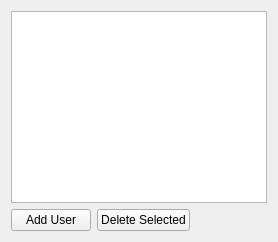
<?xml version="1.0" encoding="UTF-8"?>
<ui version="4.0">
    <class>UsersWidget</class>
    <widget class="QWidget" name="UsersWidget">
        <layout class="QVBoxLayout" name="verticalLayout">
            <item>
                <widget class="QTableView" name="tableView"/>
            </item>
            <item>
                <layout class="QHBoxLayout" name="horizontalLayout">
                    <item>
                        <widget class="QPushButton" name="addButton">
                            <property name="text">
                                <string>Add User</string>
                            </property>
                        </widget>
                    </item>
                    <item>
                        <widget class="QPushButton" name="deleteButton">
                            <property name="text">
                                <string>Delete Selected</string>
                            </property>
                        </widget>
                    </item>
                    <item>
                        <spacer name="horizontalSpacer">
                            <property name="orientation">
                                <enum>Qt::Horizontal</enum>
                            </property>
                            <property name="sizeHint" stdset="0">
                                <size>
                                    <width>40</width>
                                    <height>20</height>
                                </size>
                            </property>
                        </spacer>
                    </item>
                </layout>
            </item>
        </layout>
    </widget>
    <resources/>
    <connections/>
</ui>
